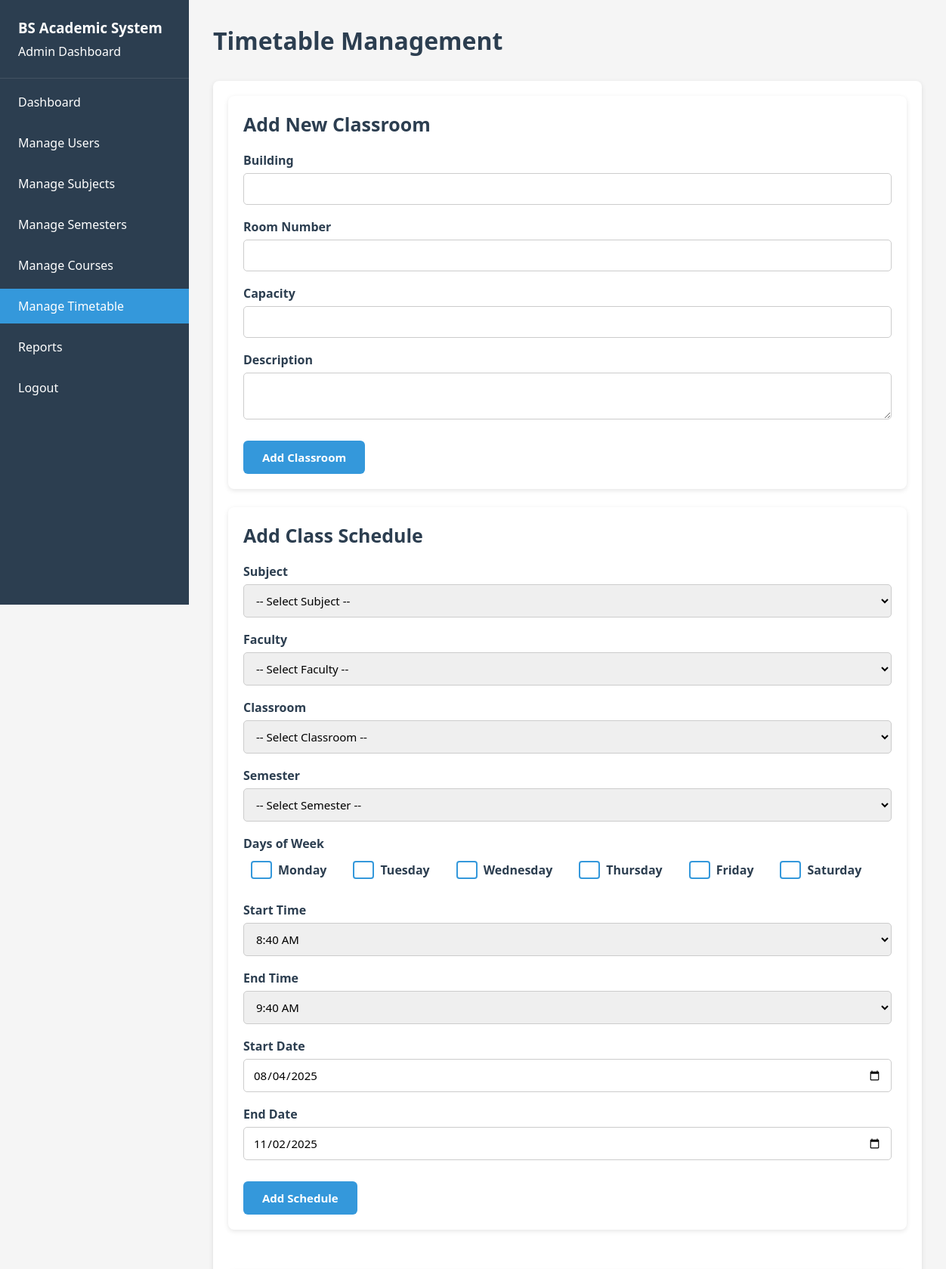
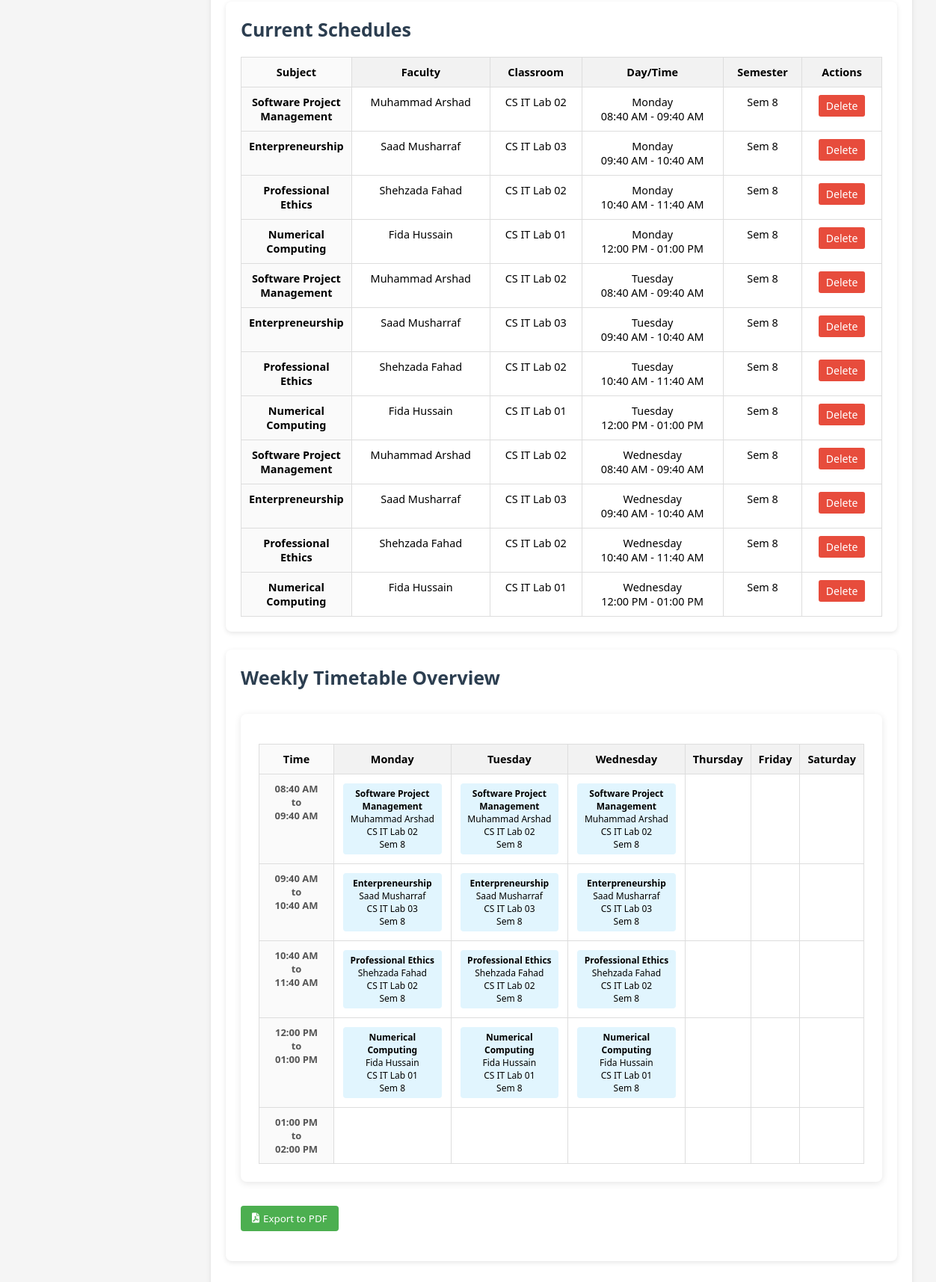
The page /admin/timetable_management.php (signed in) on the database its author committed (2 pictures, top to bottom).
### tables this page shows
CREATE TABLE `class_schedule` (
  `schedule_id` int(11) NOT NULL,
  `subject_id` int(11) NOT NULL,
  `faculty_id` int(11) NOT NULL,
  `classroom_id` int(11) NOT NULL,
  `semester_id` int(11) NOT NULL,
  `day_of_week` enum('Monday','Tuesday','Wednesday','Thursday','Friday','Saturday','Sunday') NOT NULL,
  `start_time` time NOT NULL,
  `end_time` time NOT NULL,
  `start_date` date NOT NULL,
  `end_date` date NOT NULL
);

CREATE TABLE `subjects` (
  `subject_id` int(11) NOT NULL,
  `subject_code` varchar(20) NOT NULL,
  `subject_name` varchar(100) NOT NULL,
  `credit_hours` int(11) NOT NULL,
  `description` text DEFAULT NULL,
  `department` varchar(50) DEFAULT NULL
);

CREATE TABLE `semesters` (
  `semester_id` int(11) NOT NULL,
  `semester_number` int(11) DEFAULT NULL CHECK (`semester_number` between 1 and 8),
  `academic_year` varchar(20) NOT NULL,
  `start_date` date NOT NULL,
  `end_date` date NOT NULL
);

### admin/timetable_management.php (the view, shortened to what this page needs)
<?php
include '../includes/db.php';
$schedules_sql = "SELECT cs.*, s.subject_name,
                 CONCAT(u.first_name, ' ', u.last_name) as faculty_name,
                 CONCAT(c.building, ' ', c.room_number) as classroom,
                 sem.semester_number
                 FROM class_schedule cs
                 JOIN subjects s ON cs.subject_id = s.subject_id
                 JOIN faculty f ON cs.faculty_id = f.faculty_id
                 JOIN users u ON f.faculty_id = u.user_id
                 JOIN classrooms c ON cs.classroom_id = c.classroom_id
                 JOIN semesters sem ON cs.semester_id = sem.semester_id
                 ORDER BY cs.day_of_week, cs.start_time";
$schedules = $conn->query($schedules_sql);
$timetable = [];
$days = ['Monday', 'Tuesday', 'Wednesday', 'Thursday', 'Friday', 'Saturday'];
$time_slots = [
    '08:40:00',
    '09:40:00',
    '10:40:00',
    '12:00:00',
    '13:00:00'
];
foreach ($days as $day) {
    $timetable[$day] = [];
    foreach ($time_slots as $time) {
        $timetable[$day][$time] = null;
    }
}
while ($schedule = $schedules->fetch_assoc()) {
    $day = $schedule['day_of_week'];
    $start = $schedule['start_time'];
    $end = $schedule['end_time'];
    foreach ($time_slots as $time) {
        if ($time >= $start && $time < $end) {
            $timetable[$day][$time] = $schedule;
        }
    }
}
?>
<!DOCTYPE html>
<html lang="en">
<head>
    <link rel="stylesheet" href="../assets/css/dashboard.css">
    <link rel="stylesheet" href="https://cdnjs.cloudflare.com/ajax/libs/font-awesome/6.0.0-beta3/css/all.min.css">
<body>
    <div class="dashboard">
        <?php include 'sidebar.php'; ?>
        <div class="main-content">
            <div class="header">
                <h2>Timetable Management</h2>
            </div>
            <div class="card">
                <div class="management-sections">
                    <div>
                        <div class="management-section">
                            <h3>Add New Classroom</h3>
                            <form method="POST" class="classroom-form">
                                <div class="form-group">
                                    <label for="building">Building</label>
                                    <input type="text" id="building" name="building" required>
                                </div>
                                <div class="form-group">
                                    <label for="room_number">Room Number</label>
                                    <input type="text" id="room_number" name="room_number" required>
                                </div>
                                <div class="form-group">
                                    <label for="capacity">Capacity</label>
                                    <input type="number" id="capacity" name="capacity" min="1" required>
                                </div>
                                <div class="form-group">
                                    <label for="description">Description</label>
                                    <textarea id="description" name="description" rows="2"></textarea>
                                </div>
                                <button type="submit" name="add_classroom" class="btn">Add Classroom</button>
                            </form>
                        </div>
                        <div class="management-section">
                            <h3>Add Class Schedule</h3>
                            <form method="POST">
                                <div class="form-group">
                                    <label for="subject_id">Subject</label>
                                    <select id="subject_id" name="subject_id" required>
                                        <option value="">-- Select Subject --</option>
                                    </select>
                                </div>
                                <div class="form-group">
                                    <label for="faculty_id">Faculty</label>
                                    <select id="faculty_id" name="faculty_id" required>
                                        <option value="">-- Select Faculty --</option>
                                    </select>
                                </div>
                                <div class="form-group">
                                    <label for="classroom_id">Classroom</label>
                                    <select id="classroom_id" name="classroom_id" required>
                                        <option value="">-- Select Classroom --</option>
                                    </select>
                                </div>
                                <div class="form-group">
                                    <label for="semester_id">Semester</label>
                                    <select id="semester_id" name="semester_id" required>
                                        <option value="">-- Select Semester --</option>
                                    </select>
                                </div>
                                <div class="form-group">
                                    <label>Days of Week</label>
                                    <div class="days-checkboxes">
                                        <label class="day-checkbox"><input type="checkbox" name="days_of_week[]" value="Monday"> Monday</label>
                                        <label class="day-checkbox"><input type="checkbox" name="days_of_week[]" value="Tuesday"> Tuesday</label>
                                        <label class="day-checkbox"><input type="checkbox" name="days_of_week[]" value="Wednesday"> Wednesday</label>
                                        <label class="day-checkbox"><input type="checkbox" name="days_of_week[]" value="Thursday"> Thursday</label>
                                        <label class="day-checkbox"><input type="checkbox" name="days_of_week[]" value="Friday"> Friday</label>
                                        <label class="day-checkbox"><input type="checkbox" name="days_of_week[]" value="Saturday"> Saturday</label>
                                    </div>
                                </div>
                                <div class="form-group">
                                    <label for="start_time">Start Time</label>
                                    <select id="start_time" name="start_time" required>
                                        <option value="08:40:00">8:40 AM</option>
                                    </select>
                                </div>
                                <div class="form-group">
                                    <label for="end_time">End Time</label>
                                    <select id="end_time" name="end_time" required>
                                        <option value="09:40:00">9:40 AM</option>
                                    </select>
                                </div>
                                <div class="form-group">
                                    <label for="start_date">Start Date</label>
                                    <input type="date" id="start_date" name="start_date" required>
                                </div>
                                <div class="form-group">
                                    <label for="end_date">End Date</label>
                                    <input type="date" id="end_date" name="end_date" required>
                                </div>
                                <button type="submit" name="add_schedule" class="btn">Add Schedule</button>
                            </form>
                        </div>
                    </div>
                    <div class="management-section">
                        <h3>Current Schedules</h3>
                        <table style="width:100%; border-collapse:collapse;">
                            <thead>
                                <tr>
                                    <th>Subject</th>
                                    <th>Faculty</th>
                                    <th>Classroom</th>
                                    <th>Day/Time</th>
                                    <th>Semester</th>
                                    <th>Actions</th>
                                </tr>
                            </thead>
                            <tbody>
                                <?php
                                $schedules->data_seek(0);
                                while ($schedule = $schedules->fetch_assoc()): ?>
                                    <tr>
                                        <td><?php echo $schedule['subject_name']; ?></td>
                                        <td><?php echo $schedule['faculty_name']; ?></td>
                                        <td><?php echo $schedule['classroom']; ?></td>
                                        <td>
                                            <?php echo $schedule['day_of_week']; ?><br>
                                            <?php echo date('h:i A', strtotime($schedule['start_time'])); ?> -
                                            <?php echo date('h:i A', strtotime($schedule['end_time'])); ?>
                                        </td>
                                        <td>Sem <?php echo $schedule['semester_number']; ?></td>
                                        <td>
                                            <form method="POST" style="display:inline;">
                                                <button type="submit" name="delete_schedule" class="action-btn btn-delete"
                                                        onclick="return confirm('Are you sure you want to delete this schedule?')">
                                                    Delete
                                                </button>
                                            </form>
                                        </td>
                                    </tr>
                                <?php endwhile; ?>
                            </tbody>
                        </table>
                    </div>
                </div>
                <div class="management-section">
                    <h3>Weekly Timetable Overview</h3>
                    <div id="timetable-to-export">
                        <div class="timetable-container">
                            <table class="timetable">
                                <thead>
                                    <tr>
                                        <th>Time</th>
                                        <?php foreach ($days as $day): ?>
                                            <th><?php echo $day; ?></th>
                                        <?php endforeach; ?>
                                    </tr>
                                </thead>
                                <tbody>
                                    <?php
                                    $time_slot_durations = [
                                        '08:40:00' => '09:40:00',
                                        '09:40:00' => '10:40:00',
                                        '10:40:00' => '11:40:00',
                                        '12:00:00' => '13:00:00',
                                        '13:00:00' => '14:00:00'
                                    ];
                                    foreach ($time_slot_durations as $start_time => $end_time):
                                        $start_display = date('h:i A', strtotime($start_time));
                                        $end_display = date('h:i A', strtotime($end_time));
                                    ?>
                                        <tr>
                                            <td class="time-col">
                                                <span class="time-label"><?php echo $start_display; ?></span>
                                                <span class="time-label">to</span>
                                                <span class="time-label"><?php echo $end_display; ?></span>
                                            </td>
                                            <?php foreach ($days as $day):
                                                $class = $timetable[$day][$start_time];
                                            ?>
                                                <td>
                                                    <?php if ($start_time == '11:40:00'): ?>
                                                        <div class="break-slot">Break (20 mins)</div>
                                                    <?php elseif ($class && $class['start_time'] == $start_time): ?>
                                                        <div class="class-slot">
                                                            <span><strong><?php echo $class['subject_name']; ?></strong></span>
                                                            <span><?php echo $class['faculty_name']; ?></span>
                                                            <span><?php echo $class['classroom']; ?></span>
                                                            <span>Sem <?php echo $class['semester_number']; ?></span>
                                                        </div>
                                                    <?php elseif ($class): ?>
                                                    <?php endif; ?>
                                                </td>
                                            <?php endforeach; ?>
                                        </tr>
                                    <?php endforeach; ?>
                                </tbody>
                            </table>
                        </div>
                        <div class="export-buttons no-print">
                        <button class="export-btn" onclick="exportToPDF()">
                            <i class="fas fa-file-pdf"></i> Export to PDF
                        </button>
                    </div>
                    </div>
                </div>
            </div>
        </div>
    </div>
</body>
</html>

### rows shown on the page
class_schedule: subject.subject_name "Software Project Management", faculty_name "Muhammad Arshad", classroom "CS IT Lab 02", day_of_week "Monday", start_time "08:40 AM", end_time "09:40 AM", semester.semester_number "8"
class_schedule: subject.subject_name "Enterpreneurship", faculty_name "Saad Musharraf", classroom "CS IT Lab 03", day_of_week "Monday", start_time "09:40 AM", end_time "10:40 AM", semester.semester_number "8"
class_schedule: subject.subject_name "Professional Ethics", faculty_name "Shehzada Fahad", classroom "CS IT Lab 02", day_of_week "Monday", start_time "10:40 AM", end_time "11:40 AM", semester.semester_number "8"
class_schedule: subject.subject_name "Numerical Computing", faculty_name "Fida Hussain", classroom "CS IT Lab 01", day_of_week "Monday", start_time "12:00 PM", end_time "01:00 PM", semester.semester_number "8"
class_schedule: subject.subject_name "Software Project Management", faculty_name "Muhammad Arshad", classroom "CS IT Lab 02", day_of_week "Tuesday", start_time "08:40 AM", end_time "09:40 AM", semester.semester_number "8"
class_schedule: subject.subject_name "Enterpreneurship", faculty_name "Saad Musharraf", classroom "CS IT Lab 03", day_of_week "Tuesday", start_time "09:40 AM", end_time "10:40 AM", semester.semester_number "8"
class_schedule: subject.subject_name "Professional Ethics", faculty_name "Shehzada Fahad", classroom "CS IT Lab 02", day_of_week "Tuesday", start_time "10:40 AM", end_time "11:40 AM", semester.semester_number "8"
class_schedule: subject.subject_name "Numerical Computing", faculty_name "Fida Hussain", classroom "CS IT Lab 01", day_of_week "Tuesday", start_time "12:00 PM", end_time "01:00 PM", semester.semester_number "8"
class_schedule: subject.subject_name "Software Project Management", faculty_name "Muhammad Arshad", classroom "CS IT Lab 02", day_of_week "Wednesday", start_time "08:40 AM", end_time "09:40 AM", semester.semester_number "8"
class_schedule: subject.subject_name "Enterpreneurship", faculty_name "Saad Musharraf", classroom "CS IT Lab 03", day_of_week "Wednesday", start_time "09:40 AM", end_time "10:40 AM", semester.semester_number "8"
class_schedule: subject.subject_name "Professional Ethics", faculty_name "Shehzada Fahad", classroom "CS IT Lab 02", day_of_week "Wednesday", start_time "10:40 AM", end_time "11:40 AM", semester.semester_number "8"
class_schedule: subject.subject_name "Numerical Computing", faculty_name "Fida Hussain", classroom "CS IT Lab 01", day_of_week "Wednesday", start_time "12:00 PM", end_time "01:00 PM", semester.semester_number "8"

### other values the page prints
$day "Monday"
$day "Tuesday"
$day "Wednesday"
$day "Thursday"
$day "Friday"
$day "Saturday"
$start_display "08:40 AM"
$end_display "09:40 AM"
$start_display "09:40 AM"
$end_display "10:40 AM"
$start_display "10:40 AM"
$end_display "11:40 AM"
$start_display "12:00 PM"
$end_display "01:00 PM"
$start_display "01:00 PM"
